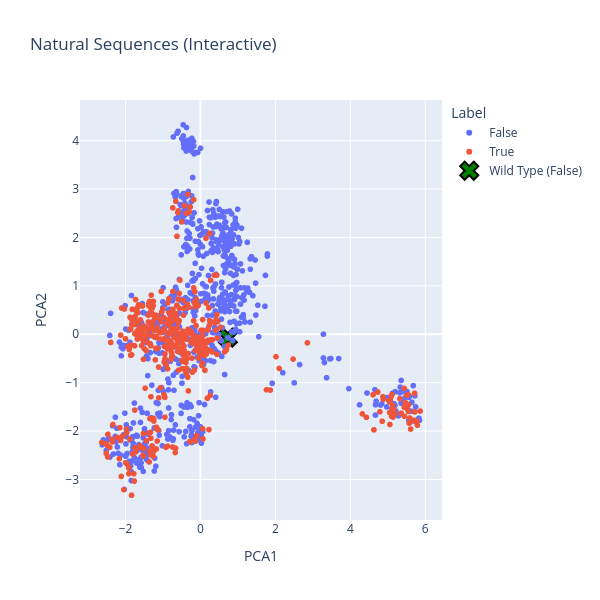

The notebook cell saved with this chart:
### Code cell
# True -> Functional true
# False -> Functional false
functional_false_mask = dataset.to_label(dataset.labels_one_hot) == False
functional_false_sequences = dataset.data_one_hot[functional_false_mask]
target_label_oh = dataset.labels_one_hot[~functional_false_mask][0]

idx_wt = 11
wild_type = dataset.data_one_hot[idx_wt]

# visualize the wild type sequence in the pca space
wt_pca = pca.transform(wild_type.view(1, -1).cpu().numpy())

plt.rcParams.update({'font.size': 14,
                     'text.usetex': True})

import plotly.express as px

df_plot = pd.DataFrame({
    "PCA1": data_proj[:, 0],
    "PCA2": -data_proj[:, 1],
    "Label": labels_data,
    "Index": np.arange(len(labels_data))
})


fig_plotly = px.scatter(
    df_plot,
    x="PCA1",
    y="PCA2",
    color="Label",
    hover_data=["Index", "PCA1", "PCA2"],
    title="Natural Sequences (Interactive)",
    width=600,
    height=600
)

# plot also the wild type in the same figure
df_wild_type = pd.DataFrame({
    "PCA1": wt_pca[:, 0],
    "PCA2": -wt_pca[:, 1],
    "Label": "wild type",
    "Index": [999999],
})
fig_plotly.add_scatter(
    x=df_wild_type["PCA1"],
    y=df_wild_type["PCA2"],
    mode="markers",
    marker=dict(size=16, color="green", symbol="x", line=dict(width=2, color="black")),
    name="Wild Type (False)",
)
fig_plotly.show()

### Figure 1 — Plotly figure (JSON) as saved in the notebook; plotly's stock layout.template omitted (floating-point values rounded to 4 significant figures; data arrays with more than 128 entries replaced by an {"elided": "..."} marker saying what was removed)
{"data": [{"customdata": {"elided": "707x1 int values"}, "hovertemplate": "Label=False<br>PCA1=%{x}<br>PCA2=%{y}<br>Index=%{customdata[0]}<extra></extra>", "legendgroup": "False", "marker": {"color": "#636efa", "symbol": "circle"}, "mode": "markers", "name": "False", "showlegend": true, "type": "scattergl", "x": {"elided": "707 float values"}, "xaxis": "x", "y": {"elided": "707 float values"}, "yaxis": "y"}, {"customdata": {"elided": "423x1 int values"}, "hovertemplate": "Label=True<br>PCA1=%{x}<br>PCA2=%{y}<br>Index=%{customdata[0]}<extra></extra>", "legendgroup": "True", "marker": {"color": "#EF553B", "symbol": "circle"}, "mode": "markers", "name": "True", "showlegend": true, "type": "scattergl", "x": {"elided": "423 float values"}, "xaxis": "x", "y": {"elided": "423 float values"}, "yaxis": "y"}, {"marker": {"color": "green", "line": {"color": "black", "width": 2}, "size": 16, "symbol": "x"}, "mode": "markers", "name": "Wild Type (False)", "type": "scatter", "x": [0.7309], "y": [-0.0693]}], "layout": {"height": 600, "legend": {"title": {"text": "Label"}, "tracegroupgap": 0}, "title": {"text": "Natural Sequences (Interactive)"}, "width": 600, "xaxis": {"anchor": "y", "domain": [0, 1], "title": {"text": "PCA1"}}, "yaxis": {"anchor": "x", "domain": [0, 1], "title": {"text": "PCA2"}}}}
